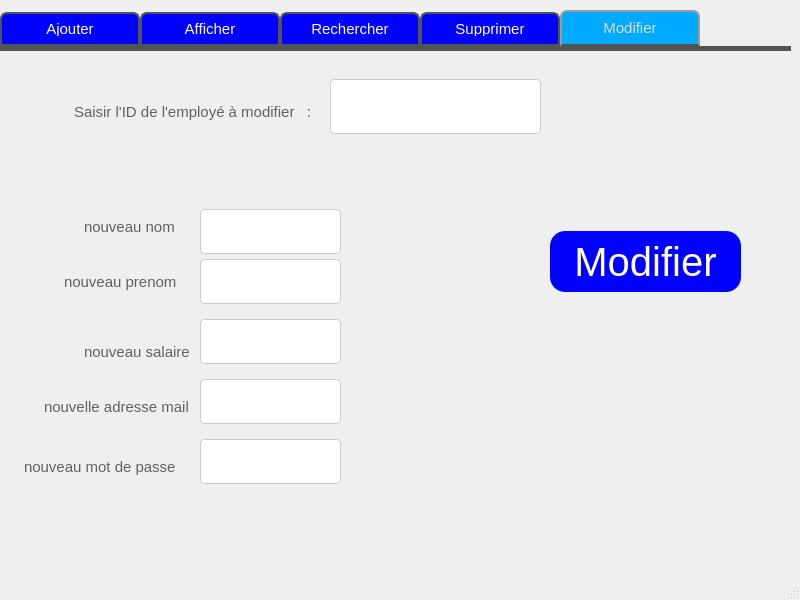
<?xml version="1.0" encoding="UTF-8"?>
<ui version="4.0">
 <class>user_interface</class>
 <widget class="QMainWindow" name="user_interface">
  <property name="geometry">
   <rect>
    <x>0</x>
    <y>0</y>
    <width>800</width>
    <height>600</height>
   </rect>
  </property>
  <property name="windowTitle">
   <string>MainWindow</string>
  </property>
  <widget class="QWidget" name="centralwidget">
   <widget class="QWidget" name="widget" native="true">
    <property name="geometry">
     <rect>
      <x>0</x>
      <y>0</y>
      <width>791</width>
      <height>541</height>
     </rect>
    </property>
    <widget class="QTabWidget" name="tabWidget">
     <property name="geometry">
      <rect>
       <x>0</x>
       <y>10</y>
       <width>791</width>
       <height>571</height>
      </rect>
     </property>
     <property name="styleSheet">
      <string notr="true">#QWidget {
background:#404040;
}
QTabWidget::pane { /* The tab widget frame */
border-top: 5px solid #535353;
}
QTabWidget::tab-bar {
left: 0px; /* move to the right by 5px */
}
/* Style the tab using the tab sub-control. Note that it reads QTabBar _not_ QTabWidget */
QTabBar::tab {
background: #0000ff;
border: 2px solid #535353;
border-bottom-color: #535353; /* same as the pane color */
border-top-left-radius: 7px;
border-top-right-radius: 7px;
min-width: 120px;
padding: 8px;
color: #fff;
font-size:15px;
font-family:Arial, Helvetica, sans-serif;
}
QTabBar::tab:selected, QTabBar::tab:hover {
background: qlineargradient(x1: 0, y1: 0, x2: 0, y2: 1, stop: 0 #00aaff, stop: 0.4 #00aaff, stop: 0.5 #00aaff, stop: 1.0 #00aaff);
}
QTabBar::tab:selected {
border-color: #9B9B9B;
border-bottom-color: #535353; /* same as pane color */
color: #dcdcdc;
font-size:15px;
font-family:Arial, Helvetica, sans-serif;
}
QTabBar::tab:!selected {
margin-top: 2px; /* make non-selected tabs look smaller */
}
QLineEdit {
  width: 100%;
  padding: 12px 20px;
  margin: 8px 0;
  display: inline-block;
  border: 1px solid #ccc;
  border-radius: 4px;
  box-sizing: border-box;
}</string>
     </property>
     <property name="currentIndex">
      <number>4</number>
     </property>
     <widget class="QWidget" name="tab">
      <attribute name="title">
       <string>Ajouter</string>
      </attribute>
      <widget class="QLineEdit" name="id_line">
       <property name="geometry">
        <rect>
         <x>100</x>
         <y>50</y>
         <width>151</width>
         <height>51</height>
        </rect>
       </property>
      </widget>
      <widget class="QLabel" name="label">
       <property name="geometry">
        <rect>
         <x>30</x>
         <y>50</y>
         <width>71</width>
         <height>51</height>
        </rect>
       </property>
       <property name="styleSheet">
        <string notr="true">QLabel {
  width: 100%;
  padding: 12px 20px;
  margin: 8px 0;
  display: inline-block;
  color: #616161;
  font-size: 15px;
font-family:Arial, Helvetica, sans-serif;
}</string>
       </property>
       <property name="text">
        <string>Id</string>
       </property>
      </widget>
      <widget class="QLineEdit" name="nom_line">
       <property name="geometry">
        <rect>
         <x>100</x>
         <y>120</y>
         <width>151</width>
         <height>51</height>
        </rect>
       </property>
      </widget>
      <widget class="QLabel" name="label_2">
       <property name="geometry">
        <rect>
         <x>20</x>
         <y>120</y>
         <width>81</width>
         <height>51</height>
        </rect>
       </property>
       <property name="styleSheet">
        <string notr="true">QLabel {
  width: 100%;
  padding: 12px 20px;
  margin: 8px 0;
  display: inline-block;
  color: #616161;
  font-size: 15px;
font-family:Arial, Helvetica, sans-serif;
}</string>
       </property>
       <property name="text">
        <string>Nom</string>
       </property>
      </widget>
      <widget class="QLabel" name="label_3">
       <property name="geometry">
        <rect>
         <x>10</x>
         <y>190</y>
         <width>131</width>
         <height>51</height>
        </rect>
       </property>
       <property name="styleSheet">
        <string notr="true">QLabel {
  width: 100%;
  padding: 12px 20px;
  margin: 8px 0;
  display: inline-block;
  color: #616161;
  font-size: 15px;
font-family:Arial, Helvetica, sans-serif;
}</string>
       </property>
       <property name="text">
        <string>Prénom</string>
       </property>
      </widget>
      <widget class="QLabel" name="label_4">
       <property name="geometry">
        <rect>
         <x>10</x>
         <y>260</y>
         <width>131</width>
         <height>51</height>
        </rect>
       </property>
       <property name="styleSheet">
        <string notr="true">QLabel {
  width: 100%;
  padding: 12px 20px;
  margin: 8px 0;
  display: inline-block;
  color: #616161;
  font-size: 15px;
font-family:Arial, Helvetica, sans-serif;
}</string>
       </property>
       <property name="text">
        <string>Salaire</string>
       </property>
      </widget>
      <widget class="QLabel" name="label_5">
       <property name="geometry">
        <rect>
         <x>10</x>
         <y>320</y>
         <width>151</width>
         <height>61</height>
        </rect>
       </property>
       <property name="styleSheet">
        <string notr="true">QLabel {
  width: 100%;
  padding: 12px 20px;
  margin: 8px 0;
  display: inline-block;
  color: #616161;
  font-size: 15px;
font-family:Arial, Helvetica, sans-serif;
}</string>
       </property>
       <property name="text">
        <string>E-mail</string>
       </property>
      </widget>
      <widget class="QLabel" name="label_6">
       <property name="geometry">
        <rect>
         <x>10</x>
         <y>400</y>
         <width>91</width>
         <height>61</height>
        </rect>
       </property>
       <property name="styleSheet">
        <string notr="true">QLabel {
  width: 100%;
  padding: 12px 20px;
  margin: 8px 0;
  display: inline-block;
  color: #616161;
  font-size: 15px;
font-family:Arial, Helvetica, sans-serif;
}</string>
       </property>
       <property name="text">
        <string>MDP</string>
       </property>
      </widget>
      <widget class="QLineEdit" name="prenom_line">
       <property name="geometry">
        <rect>
         <x>100</x>
         <y>190</y>
         <width>151</width>
         <height>51</height>
        </rect>
       </property>
      </widget>
      <widget class="QLineEdit" name="mail_line">
       <property name="geometry">
        <rect>
         <x>100</x>
         <y>330</y>
         <width>151</width>
         <height>51</height>
        </rect>
       </property>
      </widget>
      <widget class="QLineEdit" name="mdp_line">
       <property name="geometry">
        <rect>
         <x>100</x>
         <y>400</y>
         <width>151</width>
         <height>51</height>
        </rect>
       </property>
      </widget>
      <widget class="QPushButton" name="pushButton_3">
       <property name="geometry">
        <rect>
         <x>452</x>
         <y>180</y>
         <width>171</width>
         <height>71</height>
        </rect>
       </property>
       <property name="styleSheet">
        <string notr="true">QPushButton {
color: #fff;
background:#0000ff;
border-radius: 15px;
font-size:40px;
font-family:Arial;
}
QPushButton:hover {
color:#fff;
border:15px;
background:#00aaff;
}
</string>
       </property>
       <property name="text">
        <string>ajouter</string>
       </property>
      </widget>
      <widget class="QLineEdit" name="salaire_line">
       <property name="geometry">
        <rect>
         <x>100</x>
         <y>260</y>
         <width>151</width>
         <height>51</height>
        </rect>
       </property>
      </widget>
     </widget>
     <widget class="QWidget" name="tab_2">
      <attribute name="title">
       <string>Afficher</string>
      </attribute>
      <widget class="QTableView" name="tableView">
       <property name="geometry">
        <rect>
         <x>30</x>
         <y>80</y>
         <width>711</width>
         <height>421</height>
        </rect>
       </property>
      </widget>
      <widget class="QPushButton" name="pushButton_5">
       <property name="geometry">
        <rect>
         <x>420</x>
         <y>20</y>
         <width>321</width>
         <height>51</height>
        </rect>
       </property>
       <property name="styleSheet">
        <string notr="true">QPushButton {
color: #fff;
background:#0000ff;
border-radius: 15px;
font-size:40px;
font-family:Arial;
}
QPushButton:hover {
color:#fff;
border:15px;
background:#00aaff;
}</string>
       </property>
       <property name="text">
        <string>Trier</string>
       </property>
      </widget>
      <widget class="QComboBox" name="comboBox">
       <property name="geometry">
        <rect>
         <x>80</x>
         <y>10</y>
         <width>131</width>
         <height>71</height>
        </rect>
       </property>
       <property name="styleSheet">
        <string notr="true">QComboBox {
  width: 100%;
  padding: 10px 15px;
  margin: 8px 0;
  display: inline-block;
  border: 1px solid #dcdcdc;
  border-radius: 4px;
  box-sizing: border-box;
  background: #0000ff;
  color: #dcdcdc;
  font-size: 20px;
font-family:Arial, Helvetica, sans-serif;
}</string>
       </property>
       <item>
        <property name="text">
         <string>nom</string>
        </property>
       </item>
       <item>
        <property name="text">
         <string>prenom</string>
        </property>
       </item>
       <item>
        <property name="text">
         <string>salaire</string>
        </property>
       </item>
      </widget>
     </widget>
     <widget class="QWidget" name="tab_3">
      <attribute name="title">
       <string>Rechercher</string>
      </attribute>
      <widget class="QTableView" name="tableView_2">
       <property name="geometry">
        <rect>
         <x>90</x>
         <y>160</y>
         <width>621</width>
         <height>171</height>
        </rect>
       </property>
      </widget>
      <widget class="QPushButton" name="pushButton">
       <property name="geometry">
        <rect>
         <x>530</x>
         <y>20</y>
         <width>251</width>
         <height>61</height>
        </rect>
       </property>
       <property name="styleSheet">
        <string notr="true">QPushButton {
color: #fff;
background:#0000ff;
border-radius: 15px;
font-size:40px;
font-family:Arial;
}
QPushButton:hover {
color:#fff;
border:15px;
background:#00aaff;
}
</string>
       </property>
       <property name="text">
        <string>rechercher</string>
       </property>
      </widget>
      <widget class="QLineEdit" name="lineEdit_4">
       <property name="geometry">
        <rect>
         <x>310</x>
         <y>10</y>
         <width>201</width>
         <height>71</height>
        </rect>
       </property>
      </widget>
      <widget class="QLabel" name="label_9">
       <property name="geometry">
        <rect>
         <x>30</x>
         <y>10</y>
         <width>301</width>
         <height>81</height>
        </rect>
       </property>
       <property name="styleSheet">
        <string notr="true">QLabel {
  width: 100%;
  padding: 12px 20px;
  margin: 8px 0;
  display: inline-block;
  color: #616161;
  font-size: 15px;
font-family:Arial, Helvetica, sans-serif;
}</string>
       </property>
       <property name="text">
        <string>Saisir l'id de l'employer à rechercher      :</string>
       </property>
      </widget>
     </widget>
     <widget class="QWidget" name="tab_4">
      <attribute name="title">
       <string>Supprimer</string>
      </attribute>
      <widget class="QLabel" name="label_7">
       <property name="geometry">
        <rect>
         <x>50</x>
         <y>40</y>
         <width>411</width>
         <height>121</height>
        </rect>
       </property>
       <property name="styleSheet">
        <string notr="true">QLabel {
  width: 100%;
  padding: 12px 20px;
  margin: 8px 0;
  display: inline-block;
  color: #616161;
  font-size: 15px;
font-family:Arial, Helvetica, sans-serif;
}</string>
       </property>
       <property name="text">
        <string>Saisir l'ID de l'employé à suprimer  :</string>
       </property>
      </widget>
      <widget class="QLineEdit" name="lineEdit">
       <property name="geometry">
        <rect>
         <x>390</x>
         <y>60</y>
         <width>211</width>
         <height>71</height>
        </rect>
       </property>
      </widget>
      <widget class="QPushButton" name="pushButton_2">
       <property name="geometry">
        <rect>
         <x>380</x>
         <y>230</y>
         <width>211</width>
         <height>81</height>
        </rect>
       </property>
       <property name="styleSheet">
        <string notr="true">QPushButton {
	background-color: rgb(0, 170, 255);
color: #fff;
background:#0000ff;
border-radius: 15px;
font-size:40px;
font-family:Arial, Helvetica, sans-serif;
}
QPushButton:hover {
color:#fff;
border:15px;
background:#00aaff;
}
</string>
       </property>
       <property name="text">
        <string>Supprimer</string>
       </property>
      </widget>
     </widget>
     <widget class="QWidget" name="tab_5">
      <attribute name="title">
       <string>Modifier</string>
      </attribute>
      <widget class="QLabel" name="label_8">
       <property name="geometry">
        <rect>
         <x>50</x>
         <y>-20</y>
         <width>481</width>
         <height>161</height>
        </rect>
       </property>
       <property name="styleSheet">
        <string notr="true">QLabel {
  width: 100%;
  padding: 12px 20px;
  margin: 8px 0;
  display: inline-block;
  color: #616161;
  font-size: 15px;
font-family:Arial, Helvetica, sans-serif;
}</string>
       </property>
       <property name="text">
        <string>Saisir l'ID de l'employé à modifier   :</string>
       </property>
      </widget>
      <widget class="QLineEdit" name="lineEdit_2">
       <property name="geometry">
        <rect>
         <x>330</x>
         <y>20</y>
         <width>211</width>
         <height>71</height>
        </rect>
       </property>
      </widget>
      <widget class="QPushButton" name="pushButton_4">
       <property name="geometry">
        <rect>
         <x>550</x>
         <y>180</y>
         <width>191</width>
         <height>61</height>
        </rect>
       </property>
       <property name="styleSheet">
        <string notr="true">QPushButton {
color: #fff;
background:#0000ff;
border-radius: 15px;
font-size:40px;
font-family:Arial;
}
QPushButton:hover {
color:#fff;
border:15px;
background:#00aaff;
}
</string>
       </property>
       <property name="text">
        <string>Modifier</string>
       </property>
      </widget>
      <widget class="QLabel" name="label_11">
       <property name="geometry">
        <rect>
         <x>60</x>
         <y>150</y>
         <width>141</width>
         <height>51</height>
        </rect>
       </property>
       <property name="styleSheet">
        <string notr="true">QLabel {
  width: 100%;
  padding: 12px 20px;
  margin: 8px 0;
  display: inline-block;
  color: #616161;
  font-size: 15px;
font-family:Arial, Helvetica, sans-serif;
}</string>
       </property>
       <property name="text">
        <string>nouveau nom</string>
       </property>
      </widget>
      <widget class="QLabel" name="label_12">
       <property name="geometry">
        <rect>
         <x>40</x>
         <y>200</y>
         <width>161</width>
         <height>61</height>
        </rect>
       </property>
       <property name="styleSheet">
        <string notr="true">QLabel {
  width: 100%;
  padding: 12px 20px;
  margin: 8px 0;
  display: inline-block;
  color: #616161;
  font-size: 15px;
font-family:Arial, Helvetica, sans-serif;
}</string>
       </property>
       <property name="text">
        <string>nouveau prenom</string>
       </property>
      </widget>
      <widget class="QLabel" name="label_13">
       <property name="geometry">
        <rect>
         <x>60</x>
         <y>270</y>
         <width>201</width>
         <height>61</height>
        </rect>
       </property>
       <property name="styleSheet">
        <string notr="true">QLabel {
  width: 100%;
  padding: 12px 20px;
  margin: 8px 0;
  display: inline-block;
  color: #616161;
  font-size: 15px;
font-family:Arial, Helvetica, sans-serif;
}</string>
       </property>
       <property name="text">
        <string>nouveau salaire</string>
       </property>
      </widget>
      <widget class="QLabel" name="label_14">
       <property name="geometry">
        <rect>
         <x>20</x>
         <y>330</y>
         <width>231</width>
         <height>51</height>
        </rect>
       </property>
       <property name="styleSheet">
        <string notr="true">QLabel {
  width: 100%;
  padding: 12px 20px;
  margin: 8px 0;
  display: inline-block;
  color: #616161;
  font-size: 15px;
font-family:Arial, Helvetica, sans-serif;
}</string>
       </property>
       <property name="text">
        <string>nouvelle adresse mail</string>
       </property>
      </widget>
      <widget class="QLabel" name="label_15">
       <property name="geometry">
        <rect>
         <x>0</x>
         <y>380</y>
         <width>201</width>
         <height>71</height>
        </rect>
       </property>
       <property name="styleSheet">
        <string notr="true">QLabel {
  width: 100%;
  padding: 12px 20px;
  margin: 8px 0;
  display: inline-block;
  color: #616161;
  font-size: 15px;
font-family:Arial, Helvetica, sans-serif;
}</string>
       </property>
       <property name="text">
        <string>nouveau mot de passe</string>
       </property>
      </widget>
      <widget class="QLineEdit" name="new_nom">
       <property name="geometry">
        <rect>
         <x>200</x>
         <y>150</y>
         <width>141</width>
         <height>61</height>
        </rect>
       </property>
      </widget>
      <widget class="QLineEdit" name="new_prenom">
       <property name="geometry">
        <rect>
         <x>200</x>
         <y>200</y>
         <width>141</width>
         <height>61</height>
        </rect>
       </property>
      </widget>
      <widget class="QLineEdit" name="new_salaire">
       <property name="geometry">
        <rect>
         <x>200</x>
         <y>260</y>
         <width>141</width>
         <height>61</height>
        </rect>
       </property>
      </widget>
      <widget class="QLineEdit" name="new_mail">
       <property name="geometry">
        <rect>
         <x>200</x>
         <y>320</y>
         <width>141</width>
         <height>61</height>
        </rect>
       </property>
      </widget>
      <widget class="QLineEdit" name="new_mdp">
       <property name="geometry">
        <rect>
         <x>200</x>
         <y>380</y>
         <width>141</width>
         <height>61</height>
        </rect>
       </property>
      </widget>
     </widget>
    </widget>
   </widget>
  </widget>
  <widget class="QMenuBar" name="menubar">
   <property name="geometry">
    <rect>
     <x>0</x>
     <y>0</y>
     <width>800</width>
     <height>26</height>
    </rect>
   </property>
  </widget>
  <widget class="QStatusBar" name="statusbar"/>
 </widget>
 <resources/>
 <connections/>
</ui>
